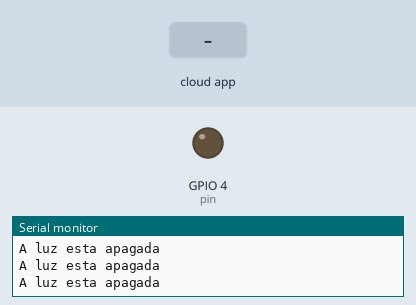
Simulated run of this sketch. Board: ESP32. Parts: output pins drawn as LEDs (lit = HIGH), the last lines printed to the serial monitor. The inputs (shaded band) are chosen by the test bench. WiFi joins after 1.5 s; servers stay silent unless stated; the Firebase database answers and starts empty.

Above: at 2.7 s.
2.8 s: the phone or cloud app sets luminosidade to acesa
At 4.2 s:
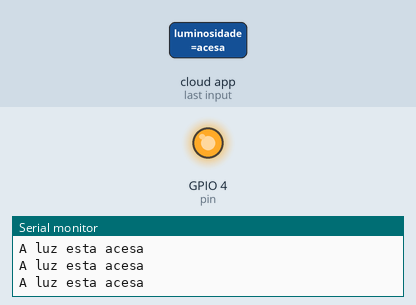
Timing chart, 0 to 5.8 s (numbered marks = the images above; inputs shaded):
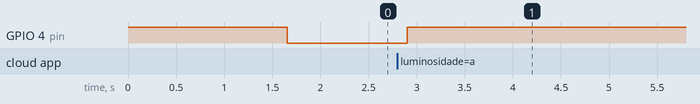

Measured:
- after the input at 2.8 s, GPIO 4 (pin): LOW → HIGH after 0.10 s

The sketch:

Esp32_firebase_enxuto.ino
```cpp
#include <WiFi.h>
#include <IOXhop_FirebaseESP32.h>
#include <ArduinoJson.h>

#define WIFI_SSID "VIVOFIBRA-2BE3"
#define WIFI_PASSWORD "f2HgTNCbZB"
#define FIREBASE_HOST "https://arduino-fc608-default-rtdb.firebaseio.com/"
#define FIREBASE_AUTH "CpNZObP6W9Jul61u5XPM9ITzAlVDzvn9oIH0CeQS"

const int pin = 4;

void setup() {

  pinMode(pin, OUTPUT);
  digitalWrite(pin, HIGH);

  Serial.begin(115200);
  Serial.println();

  WiFi.begin(WIFI_SSID, WIFI_PASSWORD);

  Serial.print("Conectando ao wifi");

  while (WiFi.status() != WL_CONNECTED)
  {
    Serial.print(".");
    delay(300);
  }

  Serial.println();

  Firebase.begin(FIREBASE_HOST, FIREBASE_AUTH);
}


void loop() {

  Serial.println();

  if (Firebase.getString("/quarto/luminosidade") != "acesa") {
    digitalWrite(pin, LOW);
    Serial.print("A luz esta apagada");
  } else {
    digitalWrite(pin, HIGH);
    Serial.print("A luz esta acesa");
  }

  /*
  Serial.println();
  Serial.print("Dono do quarto: ");
  Serial.print(Firebase.getString("/quarto/dono"));
  Serial.println();
  Serial.print("Luminosidade do quarto: ");
  Serial.print(Firebase.getInt("/quarto/luminosidade"));
  Serial.println();
  Serial.print("Temperatura do quarto: ");
  Serial.print(Firebase.getFloat("/quarto/temperatura"));
  Serial.println();
  Serial.print("O quarto está ocupado: ");
  Serial.print(Firebase.getBool("/quarto/ocupado"));
  Serial.println();
  Serial.print("Luminosidade da sala: ");
  Serial.print(Firebase.getInt("/sala/luminosidade"));
  Serial.println();
  delay(3000);
*/

/*
  Firebase.setString("/quarto/dono", "Rebeca");
  Firebase.setInt("/quarto/luminosidade", 300);
  Firebase.setBool("/quarto/ocupado", false);
  Firebase.setFloat("/quarto/temperatura", 24.7);
  Firebase.setInt("/sala/luminosidade", 200);
  delay(3000);
  Firebase.setString("/quarto/dono", "Matteo");
  Firebase.setInt("/quarto/luminosidade", 500);
  Firebase.setBool("/quarto/ocupado", true);
  Firebase.setFloat("/quarto/temperatura", 35.3);
  Firebase.setInt("/sala/luminosidade", 500);
  delay(3000);
*/

/*
  Firebase.pushString("/quarto/registro", "Matteo");
  delay(3000);
  Firebase.pushString("/quarto/registro", "Rebeca");
  delay(3000);
  Firebase.pushString("/quarto/registro", "Vanderson");
  delay(3000);
  Firebase.pushString("/quarto/registro", "Raquel");
  delay(3000);
*/

  delay(100);

}
```
